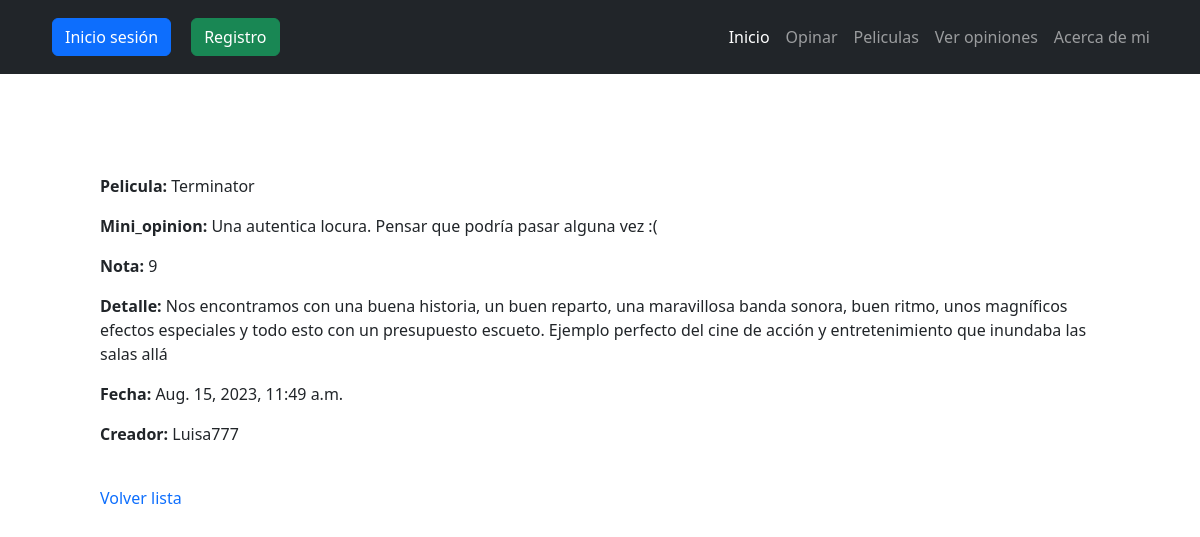
Page /pages/11/ on the committed database.
### Opiniones/models.py (models this page shows, shortened)
class opinion(models.Model):
    pelicula=models.CharField(max_length=32)
    nota=models.IntegerField()
    mini_opinion=models.CharField(max_length=64)
    detalle=models.CharField(max_length=1024)
    creador=models.ForeignKey(User, on_delete=models.CASCADE, related_name="CursosCreados")
    fecha=models.DateTimeField(auto_now=True)

### Opiniones/views.py (the view)
# urls.py: path("<int:pk>/",OpinionDetailView.as_view(),name="DetalleOpinion"),
class OpinionDetailView(DetailView):
    model = opinion
    success_url = reverse_lazy('ListaOpiniones')

### Opiniones/templates/Opiniones/Opinion_detail.html (shortened to what this page needs)
{% extends "base.html" %}
{% block contenido %}
<div style="margin:100px">
    <p>
    <strong>Pelicula: </strong> {{opinion.pelicula}}
    </p>
    <p>
    <strong>Mini_opinion: </strong> {{opinion.mini_opinion}}
    </p>
    <p>
    <strong>Nota: </strong> {{opinion.nota}}
    </p>
    <p>
    <strong>Detalle: </strong> {{opinion.detalle}}
    </p>
    <p>
    <strong>Fecha: </strong> {{opinion.fecha}}
    </p>
    <p>
    <strong>Creador: </strong> {{opinion.creador}}
    </p>
    <br>
    <a href="{% url 'ListaOpiniones' %}">Volver lista</a><br>
</div>
{% endblock contenido %}

### rows in the picture
opinion: pelicula "Terminator", mini_opinion "Una autentica locura. Pensar que podría pasar alguna vez :(", nota "9", detalle "Nos encontramos con una buena historia, un buen reparto, una maravillosa banda sonora, buen ritmo, unos magníficos efectos especiales y todo esto con un presupuesto escueto. Ejemplo perfecto del cine de acción y entretenimiento que inundaba las salas allá", fecha "Aug. 15, 2023, 11:49 a.m.", creador "Luisa777"
